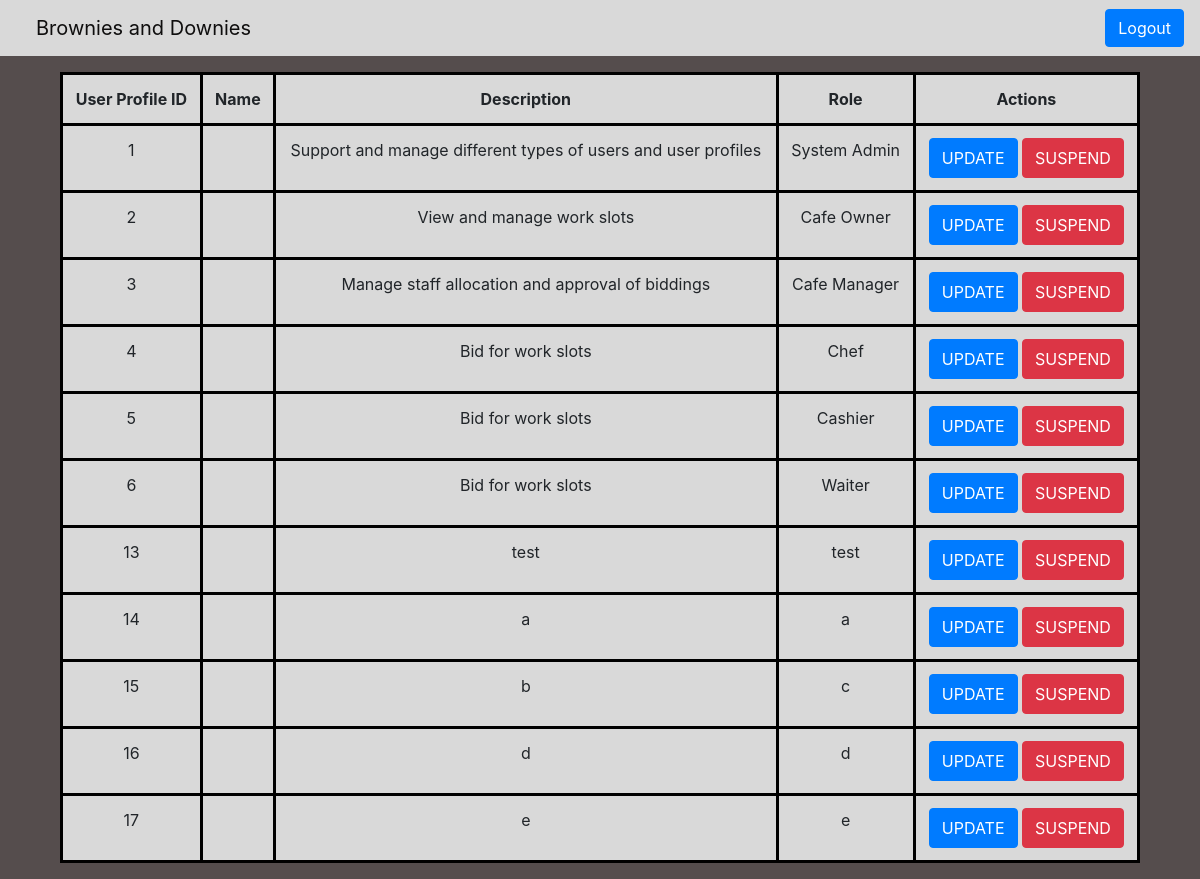
The page /bndProj/main/home.php on the database its author committed.
### tables this page shows
CREATE TABLE `userprofile` (
  `userProfileId` int(11) NOT NULL,
  `profileName` varchar(255) NOT NULL,
  `description` varchar(255) NOT NULL,
  `role` varchar(255) NOT NULL,
  `activated` tinyint(1) NOT NULL
);

### bndProj/entities/userProfileClass.php (called while the page is built, shortened)
<?php
class UserProfileClass extends Dbh
{
    protected function view()
    {
        $array = [];
        $conn = $this->connectDB();
        $sql = "SELECT * FROM userprofile";
        $result = $conn->query($sql);
        if ($result->num_rows > 0)
        {
            while ($row = $result->fetch_assoc())
            {
                $current = array(
                    'userProfileId' => $row['userProfileId'],
                    'profileName' => $row['profileName'],
                    'description' => $row['description'],
                    'role' => $row['role'],
                    'activated' => $row['activated']
                );
                array_push($array, $current);
            }
        }
        return $array;
    }
}
?>

### bndProj/controller/admin/viewUserProfileController.php (called while the page is built)
<?php
class ViewUserProfileController extends UserProfileClass
{
    public static function viewUserProfile()
    {
        $profile = new UserProfileClass();
        $array = $profile->view();
        return $array;
    }
}
?>

### bndProj/main/home.php (the view, shortened to what this page needs)
<!DOCTYPE html>
<html lang="en" class="" style="height: auto;">
<head>
<link href="//maxcdn.bootstrapcdn.com/bootstrap/4.0.0/css/bootstrap.min.css" rel="stylesheet" id="bootstrap-css">
</head>
<body>
<nav class="navbar navbar-expand-lg top-navbar">
  <a class="navbar-brand" href="home.php">Brownies and Downies</a>
  <div class="collapse navbar-collapse" id="navbarNav">
    <ul class="navbar-nav">
      <li class="nav-item active">
        <a class="nav-link" href="#"><?php echo $_SESSION['username']?> <span class="sr-only">(current)</span></a>
      </li>
      <li class="nav-item">
        <button type="button" class="btn btn-primary">Logout</button>
      </li>
    </ul>
  </div>
</nav>
<table class="table">
  <thead>
    <tr>
        <th class="text-center">User Profile ID</th>
        <th class="text-center">Name</th>
        <th class="text-center">Description</th>
        <th class="text-center">Role</th>
        <th class="text-center" colspan="2">Actions</th>
    </tr>
  </thead>
  <tbody>
    <?php
    $userProfile = new ViewUserProfileController();
    $array = $userProfile->viewUserProfile();
    foreach($array as $row)
    {
    ?>
        <tr>
            <td><?=$row["userProfileId"]?></td>
            <td><?=$row["name"]?></td>
            <td><?=$row["description"]?></td>
            <td><?=$row["role"]?></td>
            <td>
                <form method="POST">
                <button class="btn btn-primary" style="height:40px" value="<?=$row['userProfileId']?>" name="updateUserProfile">UPDATE</button>
                <?php
                if($row["activated"] == true) {
                ?>
                <button class="btn btn-danger" style="height:40px" value="<?=$row['userProfileId']?>" name="suspendUserProfile">SUSPEND</button>
                <?php
                }
                else {
                ?>
                <button class="btn btn-success" style="height:40px" value="<?=$row['userProfileId']?>" name="suspendUserProfile">ACTIVATE</button>
                <?php
                }
                ?>
                </form>
            </td>
        </tr>
    <?php
    }
    ?>
  </tbody>
</table>
</body>
</html>

### bndProj/main/home.php (style rules this page uses)
.nav-link { margin-right: 1em !important; font-size: 16px; color: #0F0E0E; }
.navbar-collapse { justify-content: flex-end; }
.navbar { background-color: #d9d9d9; }
.navbar-brand { margin-left: 1em !important; color: #0F0E0E; }
.table { margin-top: 1em !important; margin-left: auto; margin-right: auto; border-style: solid; border-color: black; background-color: #D9D9D9; width: 90%; text-align: center; }
th, td , tr { border-style: solid; border-color: black; }
body { background-color: #554D4D; }

### rows shown on the page
userprofile: userProfileId "1", description "Support and manage different types of users and user profiles", role "System Admin"
userprofile: userProfileId "2", description "View and manage work slots", role "Cafe Owner"
userprofile: userProfileId "3", description "Manage staff allocation and approval of biddings", role "Cafe Manager"
userprofile: userProfileId "4", description "Bid for work slots", role "Chef"
userprofile: userProfileId "5", description "Bid for work slots", role "Cashier"
userprofile: userProfileId "6", description "Bid for work slots", role "Waiter"
userprofile: userProfileId "13", description "test", role "test"
userprofile: userProfileId "14", description "a", role "a"
userprofile: userProfileId "15", description "b", role "c"
userprofile: userProfileId "16", description "d", role "d"
userprofile: userProfileId "17", description "e", role "e"
